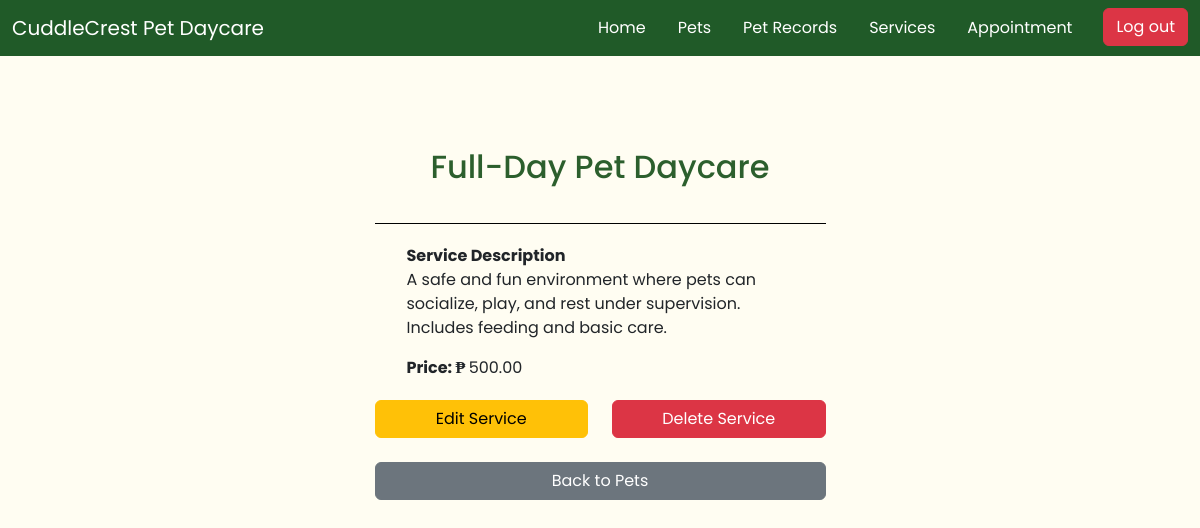
Page /services/5/ (signed in) on the committed database.
### app/models.py (models this page shows, shortened)
class Services(models.Model):
    service_name = models.CharField(max_length=100)
    service_description = models.TextField()
    price = models.DecimalField(max_digits=10, decimal_places=2)

### app/views.py (the view)
# urls.py: path('services/<int:pk>/', ServicesDetailView.as_view(), name='services_detail'),
class ServicesDetailView(LoginRequiredMixin, DetailView):
    model = Services
    template_name = 'services/services_detail.html'
    context_object_name ='service'

### app/templates/services/services_detail.html
{% extends 'app/base.html' %}
{% block content %}
<div class="container-fluid" id="page-container-headers">
    <div class="container">
        <br>
        <br>
        <h2 id="title-header">{{ service.service_name }}</h3>
        <br>
        <ul id="details">
            <li><strong>Service Description</strong></li>
            <li><p class="service-description">{{ service.service_description }}</p></li>
            <li><strong>Price: ₱ </strong> {{ service.price }}</li>
        </ul>
        {% if user.is_staff %}
        <div class="row">
            <div class="col">
                <a href="{% url 'services_update' service.pk %}" class="btn btn-warning" id="action-button">Edit Service</a>
            </div>
            <div class="col">
                <a href="{% url 'services_delete' service.pk %}" class="btn btn-danger" id="action-button">Delete Service</a>
            </div>
        </div>
        {% endif %}
        <br>
        <a href="{% url 'services_list' %}" class="btn btn-secondary" id="back-button">Back to Pets</a>
    </div>
</div>
{% endblock content %}

### static/css/base.css (style rules this page uses)
* { font-family: "Poppins", serif !important; }
body { background-color: #FFFDF2; }
#page-container-headers .container { width: 475px !important; margin-top: 35px; }
#title-header { color: #2C5F2D; text-align: center; padding-bottom: 5px; }
#action-button, #back-button { width: 100% !important; }
#details { list-style: none; border-top: 1px solid black; margin-bottom: 20px; padding-top: 20px; }
.service-description, .activities, .notes { word-wrap: break-word; white-space: pre-line; max-width: 92%; overflow-wrap: break-word; }

### rows in the picture
Services: service_name "Full-Day Pet Daycare", service_description "A safe and fun environment where pets can socialize, play, and rest under supervision. Includes feeding and basic care.", price "500.00"
